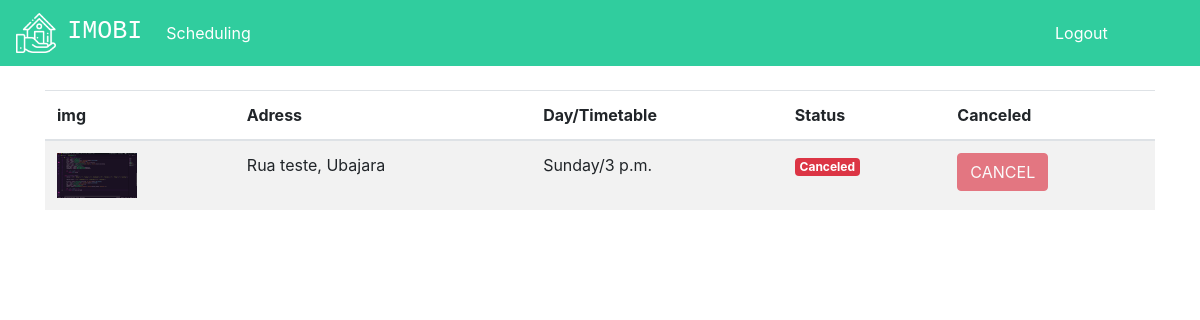
The app's page /scheduling (signed in) with its own data.
### home/models.py (models this page shows, shortened)
class Visits(models.Model):
    choices = (('Monday', 'Monday'),('Tuesday', 'Tuesday'),('Wendnesdat', 'Wendnesdat'),('Thursday', 'Thursday'),('Friday', 'Friday'),('Saturday','Saturday'),('Sunday', 'Sunday'))
    choices_status = (('S', 'Scheduled'),('F', 'Finalized'),('C', 'Canceled'))
    building = models.ForeignKey(Building, on_delete=models.DO_NOTHING)
    user = models.ForeignKey(User, on_delete=models.DO_NOTHING)
    day = models.CharField(max_length=20, choices=choices)
    timetable = models.TimeField()
    status = models.CharField(max_length=1, choices=choices_status, default='S')

class Building(models.Model):
    choices = (('S', 'Sale'), ('R', 'Rent'))
    choices_building = (('A', 'Apartment'), ('H', 'House'))
    images = models.ManyToManyField(Image)
    value = models.FloatField()
    rooms = models.IntegerField()
    size = models.FloatField()
    city = models.ForeignKey(City, on_delete=models.DO_NOTHING)
    street = models.CharField(max_length=50)
    kind = models.CharField(max_length=1, choices=choices)
    immovable_type = models.CharField(max_length=1, choices=choices_building)
    number = models.IntegerField()
    description = models.TextField()
    visit_days = models.ManyToManyField(DayVisit)
    timetables = models.ManyToManyField(Timetable)

class Image(models.Model):
    img = models.ImageField(upload_to='img')
    def __str__(self) -> str:
        return self.img.url

class City(models.Model):
    name = models.CharField(max_length=30)
    def __str__(self) -> str:
        return self.name

### home/views.py (the view)
# urls.py: path('scheduling', views.scheduling, name="scheduling"),
def scheduling(request):
    if request.user.is_authenticated:
        visits = Visits.objects.filter(user=request.user)
        return render(request, 'scheduling.html', {'visits': visits})
    else:
        messages.add_message(request, constants.WARNING, 'Login required')
        return redirect('/auth/login')

### home/templates/scheduling.html (shortened to what this page needs)
{% extends 'base.html' %}
{% load static %}
{% block 'head' %}
<link rel="stylesheet" href="{% static 'home/css/home.css' %}">
{% endblock  %}
{% block 'body' %}
    <div class="container">
        <br>
        <table class="table table-striped">
        <thead>
            <tr>
                <th scope="col">img</th>
                <th scope="col">Adress</th>
                <th scope="col">Day/Timetable</th>
                <th scope="col">Status</th>
                <th scope="col">Canceled</th>
            </tr>
        </thead>
        <tbody>
            {% for visit in visits %}
                <tr>
                    <th><img width="80" src="{{visit.building.images.all.0}}"></th>
                    <td>{{visit.building.street}}, {{visit.building.city}}</td>
                    <td>{{visit.day}}/{{visit.timetable}}</td>
                    <td>
                        {% if visit.status == "C" %}
                            <span class="badge badge-danger">Canceled</span>
                        {% endif %}
                    </td>
                    <td>
                        {% if visit.status == "S" %}
                            <a href="{% url 'cancel_scheduling' visit.id %}" class="btn btn-danger">CANCEL</a>
                        {% else %}
                            <a href="" class="btn btn-danger disabled">CANCEL</a>
                        {% endif %}
                    </td>
                </tr>
            {% endfor %}
        </tbody>
    </table>
    </div>
{% endblock  %}

### records on screen
Visits: building.images.all.0 (picture), building.street "Rua teste", building.city "Ubajara", day "Sunday", timetable "3 p.m.", status "Canceled"
